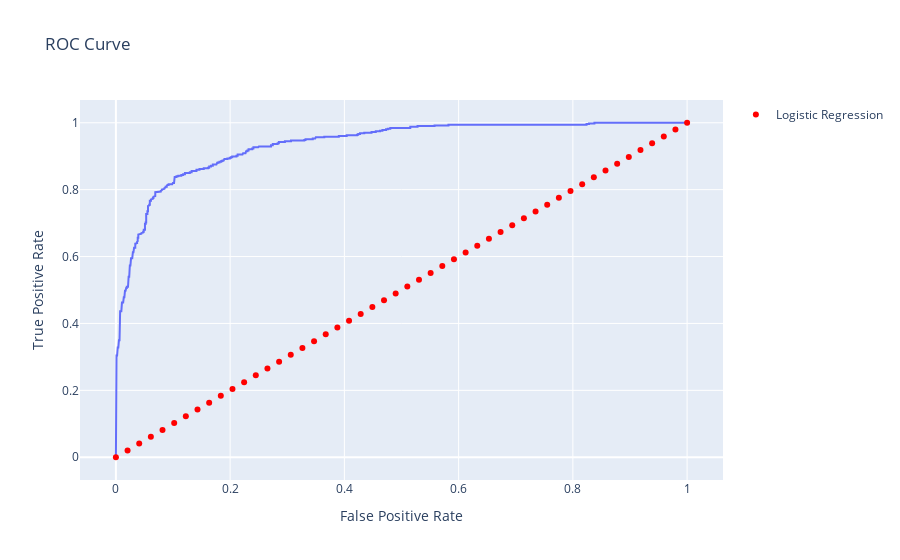

Notebook cell for this chart:
### Code cell
# Compute ROC curve (false positive rate and true positive rate)
fpr, tpr, _ = roc_curve(y_test, y_pred_score)

# Prepare dataframes for plotting
roc_df = pd.DataFrame({'fpr': fpr, 'tpr': tpr})
ref_df = pd.DataFrame({'fpr': np.linspace(0, 1, 50), 'tpr': np.linspace(0, 1, 50)})

# Plot ROC curve using Plotly with a reference diagonal line
fig = px.line(roc_df, x='fpr', y='tpr', title='ROC Curve', labels={'fpr': 'False Positive Rate', 'tpr': 'True Positive Rate'})
fig.add_scatter(x=ref_df['fpr'], y=ref_df['tpr'], mode='markers', name='Logistic Regression', marker=dict(color='red'))
fig.show()

### Figure 1 — Plotly figure (JSON) as saved in the notebook; plotly's stock layout.template omitted (floating-point values rounded to 4 significant figures; data arrays with more than 128 entries replaced by an {"elided": "..."} marker saying what was removed)
{"data": [{"hovertemplate": "False Positive Rate=%{x}<br>True Positive Rate=%{y}<extra></extra>", "legendgroup": "", "line": {"color": "#636efa", "dash": "solid"}, "marker": {"symbol": "circle"}, "mode": "lines", "name": "", "orientation": "v", "showlegend": false, "type": "scatter", "x": {"elided": "274 float values"}, "xaxis": "x", "y": {"elided": "274 float values"}, "yaxis": "y"}, {"marker": {"color": "red"}, "mode": "markers", "name": "Logistic Regression", "type": "scatter", "x": [0.0, 0.02041, 0.04082, 0.06122, 0.08163, 0.102, 0.1224, 0.1429, 0.1633, 0.1837, 0.2041, 0.2245, 0.2449, 0.2653, 0.2857, 0.3061, 0.3265, 0.3469, 0.3673, 0.3878, 0.4082, 0.4286, 0.449, 0.4694, 0.4898, 0.5102, 0.5306, 0.551, 0.5714, 0.5918, 0.6122, 0.6327, 0.6531, 0.6735, 0.6939, 0.7143, 0.7347, 0.7551, 0.7755, 0.7959, 0.8163, 0.8367, 0.8571, 0.8776, 0.898, 0.9184, 0.9388, 0.9592, 0.9796, 1.0], "y": [0.0, 0.02041, 0.04082, 0.06122, 0.08163, 0.102, 0.1224, 0.1429, 0.1633, 0.1837, 0.2041, 0.2245, 0.2449, 0.2653, 0.2857, 0.3061, 0.3265, 0.3469, 0.3673, 0.3878, 0.4082, 0.4286, 0.449, 0.4694, 0.4898, 0.5102, 0.5306, 0.551, 0.5714, 0.5918, 0.6122, 0.6327, 0.6531, 0.6735, 0.6939, 0.7143, 0.7347, 0.7551, 0.7755, 0.7959, 0.8163, 0.8367, 0.8571, 0.8776, 0.898, 0.9184, 0.9388, 0.9592, 0.9796, 1.0]}], "layout": {"legend": {"tracegroupgap": 0}, "title": {"text": "ROC Curve"}, "xaxis": {"anchor": "y", "domain": [0, 1], "title": {"text": "False Positive Rate"}}, "yaxis": {"anchor": "x", "domain": [0, 1], "title": {"text": "True Positive Rate"}}}}
